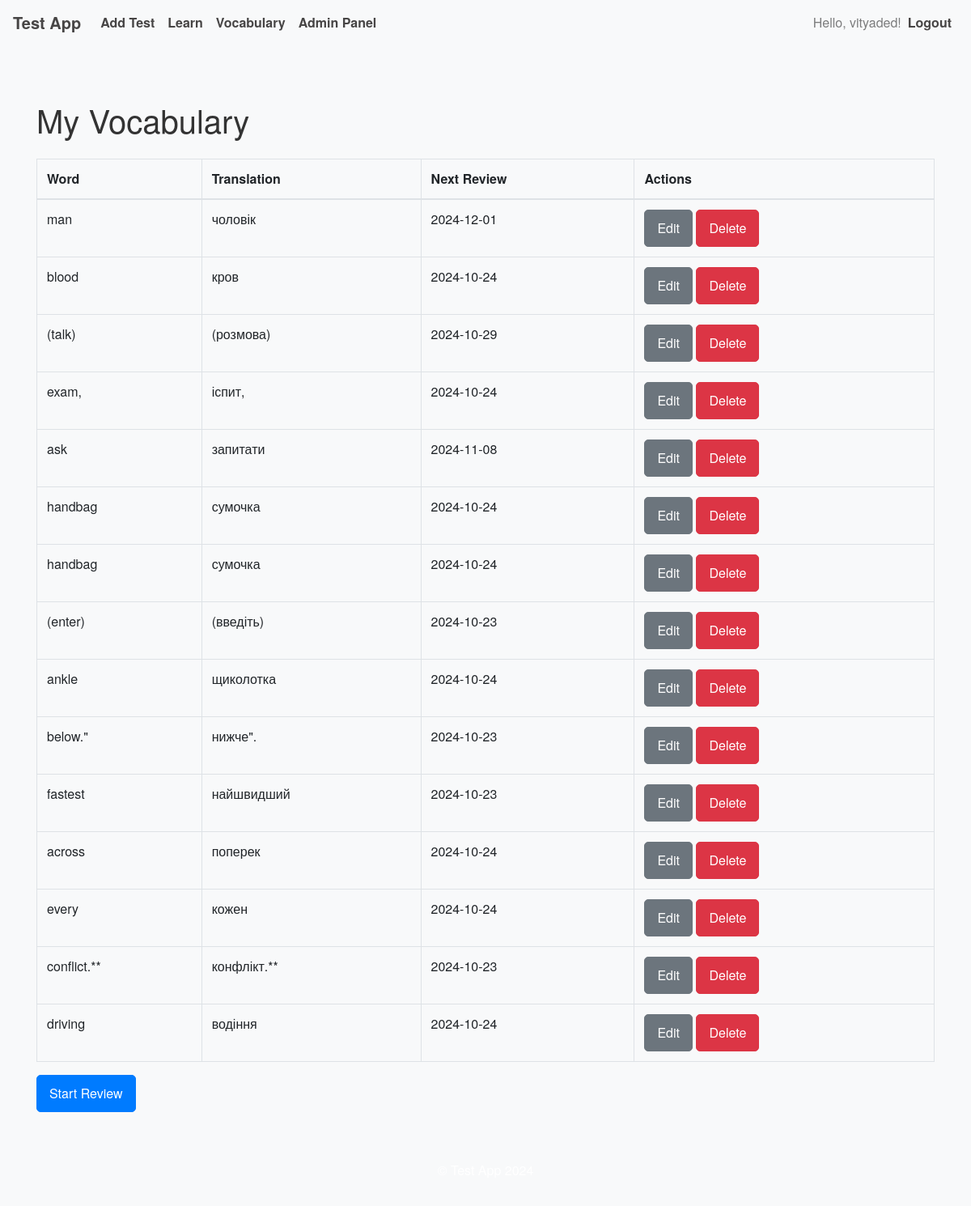
The app's page /vocabulary/ (signed in) with its own data.
### app/models.py (models this page shows, shortened)
class User(UserMixin, db.Model):
    __tablename__ = 'user'  # Explicitly specify table name
    id = db.Column(db.Integer, primary_key=True)
    username = db.Column(db.String(150), nullable=False, unique=True)
    password = db.Column(db.String(200), nullable=False)
    is_admin = db.Column(db.Boolean, default=False)
    test_results = db.relationship('TestResult', backref='user', lazy=True, cascade='all, delete-orphan')
    tests_created = db.relationship('Test', backref='creator', lazy=True, cascade='all, delete-orphan')
    vocabulary = db.relationship('Vocabulary', backref='user', lazy=True, cascade='all, delete-orphan')
    learn_test_results = db.relationship('LearnTestResult', backref='user', lazy=True, cascade='all, delete-orphan')

class Vocabulary(db.Model):
    __tablename__ = 'vocabulary'
    id = db.Column(db.Integer, primary_key=True)
    word = db.Column(db.String(150), nullable=False)
    translation = db.Column(db.String(150), nullable=False)
    pronunciation_url = db.Column(db.String(200), nullable=True)
    user_id = db.Column(db.Integer, db.ForeignKey('user.id'), nullable=False)
    next_review = db.Column(db.DateTime, nullable=False, default=datetime.utcnow)
    interval = db.Column(db.Float, nullable=False, default=0)  # Interval in days
    ease_factor = db.Column(db.Float, nullable=False, default=2.5)  # Default ease factor
    learning_stage = db.Column(db.Integer, nullable=False, default=0)  # 0: New, 1: First Step, etc.

### app/routes/vocabulary.py (the view)
@vocab_bp.route('/')
@login_required
def my_vocabulary():
    vocab_words = Vocabulary.query.filter_by(user_id=current_user.id).all()
    return render_template('vocabulary/vocabulary.html', vocab_words=vocab_words)

### app/routes/auth.py (called while the page is built)
@login_manager.user_loader
def load_user(user_id):
    return User.query.get(int(user_id))

### app/templates/vocabulary/vocabulary.html (shortened to what this page needs)
{% extends "layouts/base.html" %}
{% block content %}
  <h1 class="my-4">My Vocabulary</h1>
  {% if vocab_words %}
    <table class="table table-bordered">
      <thead>
        <tr>
          <th>Word</th>
          <th>Translation</th>
          <th>Next Review</th>
          <th>Actions</th>
        </tr>
      </thead>
      <tbody>
        {% for vocab in vocab_words %}
          <tr>
            <td>{{ vocab.word }}</td>
            <td>{{ vocab.translation }}</td>
            <td>{{ vocab.next_review.strftime('%Y-%m-%d') }}</td>
            <td>
              <a href="{{ url_for('vocab.edit_word', word_id=vocab.id) }}" class="btn btn-sm btn-secondary">Edit</a>
              <form action="{{ url_for('vocab.delete_word', word_id=vocab.id) }}" method="post" style="display: inline;">
                <button type="submit" class="btn btn-sm btn-danger" onclick="return confirm('Are you sure you want to delete this word?');">Delete</button>
              </form>
            </td>
          </tr>
        {% endfor %}
      </tbody>
    </table>
    <a href="{{ url_for('vocab.review') }}" class="btn btn-primary">Start Review</a>
  {% else %}
    <p>No words in your vocabulary yet.</p>
  {% endif %}
{% endblock %}

### app/templates/layouts/base.html (shortened to what this page needs)
<!DOCTYPE html>
<html lang="en">
<head>
  <link rel="stylesheet" href="https://stackpath.bootstrapcdn.com/bootstrap/4.5.2/css/bootstrap.min.css">
  <link rel="stylesheet" href="{{ url_for('static', filename='styles.css') }}">
</head>
<body>
  <nav class="navbar navbar-expand-lg navbar-light bg-light">
    <a class="navbar-brand" href="{{ url_for('main.index') }}">Test App</a>
    <div class="collapse navbar-collapse" id="navbarNav">
      <ul class="navbar-nav mr-auto">
        {% if current_user.is_authenticated %}
          <li class="nav-item">
            <a class="nav-link" href="{{ url_for('tests.add_test') }}">Add Test</a>
          </li>
          <li class="nav-item">
            <a class="nav-link" href="{{ url_for('tests.learn_test', test_id=1) }}">Learn</a>
          </li>
          <li class="nav-item">
            <a class="nav-link" href="{{ url_for('vocab.my_vocabulary') }}">Vocabulary</a>
          </li>
          {% if current_user.is_admin %}
            <li class="nav-item">
              <a class="nav-link" href="{{ url_for('admin.admin_panel') }}">Admin Panel</a>
            </li>
          {% endif %}
        {% endif %}
      </ul>
      <ul class="navbar-nav ml-auto">
        {% if current_user.is_authenticated %}
          <li class="nav-item">
            <span class="navbar-text">Hello, {{ current_user.username }}!</span>
          </li>
          <li class="nav-item">
            <a class="nav-link" href="{{ url_for('auth.logout') }}">Logout</a>
          </li>
        {% endif %}
      </ul>
    </div>
  </nav>
  <div class="container mt-4">
    {% block content %}{% endblock %}
  </div>
  <footer class="bg-light text-center py-3 mt-4">
    <p>© Test App 2024</p>
  </footer>
</body>
</html>

### app/static/styles.css (style rules this page uses)
body { font-family: 'Helvetica Neue', Arial, sans-serif; background-color: #f8f9fa; color: #333; }
.navbar { background-color: #007bff; }
.navbar-brand, .nav-link { color: rgb(71, 69, 69) !important; font-weight: bold; }
.container { padding-top: 20px; padding-bottom: 20px; }
.btn { font-size: 1rem; padding: 10px 15px; border-radius: 5px; }
.btn-primary { background-color: #007bff; border-color: #007bff; }
footer { background-color: #007bff; color: white; padding: 20px 0; text-align: center; }

### records on screen
User: username "vityaded"
Vocabulary: word "man", translation "чоловік", next_review "2024-12-01"
Vocabulary: word "blood", translation "кров", next_review "2024-10-24"
Vocabulary: word "(talk)", translation "(розмова)", next_review "2024-10-29"
Vocabulary: word "exam,", translation "іспит,", next_review "2024-10-24"
Vocabulary: word "ask", translation "запитати", next_review "2024-11-08"
Vocabulary: word "handbag", translation "сумочка", next_review "2024-10-24"
Vocabulary: word "handbag", translation "сумочка", next_review "2024-10-24"
Vocabulary: word "(enter)", translation "(введіть)", next_review "2024-10-23"
Vocabulary: word "ankle", translation "щиколотка", next_review "2024-10-24"
Vocabulary: word "below.\"", translation "нижче\".", next_review "2024-10-23"
Vocabulary: word "fastest", translation "найшвидший", next_review "2024-10-23"
Vocabulary: word "across", translation "поперек", next_review "2024-10-24"
Vocabulary: word "every", translation "кожен", next_review "2024-10-24"
Vocabulary: word "conflict.**", translation "конфлікт.**", next_review "2024-10-23"
Vocabulary: word "driving", translation "водіння", next_review "2024-10-24"
